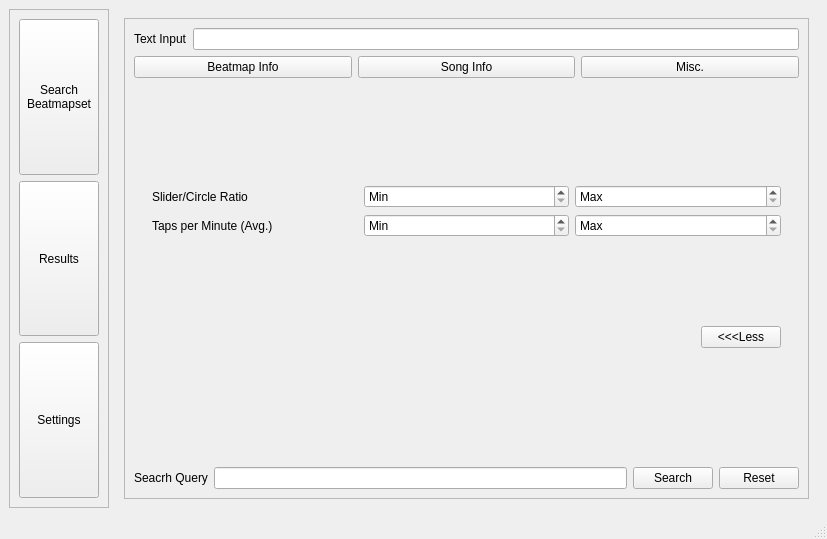
<?xml version="1.0" encoding="UTF-8"?>
<ui version="4.0">
 <class>MainWindow</class>
 <widget class="QMainWindow" name="MainWindow">
  <property name="geometry">
   <rect>
    <x>0</x>
    <y>0</y>
    <width>827</width>
    <height>539</height>
   </rect>
  </property>
  <property name="minimumSize">
   <size>
    <width>100</width>
    <height>100</height>
   </size>
  </property>
  <property name="windowTitle">
   <string>MainWindow</string>
  </property>
  <widget class="QWidget" name="centralwidget">
   <layout class="QGridLayout" name="gridLayout">
    <item row="0" column="0">
     <widget class="QScrollArea" name="scrollArea_2">
      <property name="sizePolicy">
       <sizepolicy hsizetype="Fixed" vsizetype="Expanding">
        <horstretch>0</horstretch>
        <verstretch>0</verstretch>
       </sizepolicy>
      </property>
      <property name="minimumSize">
       <size>
        <width>100</width>
        <height>0</height>
       </size>
      </property>
      <property name="widgetResizable">
       <bool>true</bool>
      </property>
      <widget class="QWidget" name="scrollAreaWidgetContents_2">
       <property name="geometry">
        <rect>
         <x>0</x>
         <y>0</y>
         <width>98</width>
         <height>476</height>
        </rect>
       </property>
       <layout class="QVBoxLayout" name="verticalLayout">
        <item>
         <widget class="QPushButton" name="searchTabButton">
          <property name="sizePolicy">
           <sizepolicy hsizetype="Minimum" vsizetype="Expanding">
            <horstretch>0</horstretch>
            <verstretch>0</verstretch>
           </sizepolicy>
          </property>
          <property name="text">
           <string>Search
Beatmapset</string>
          </property>
          <property name="checkable">
           <bool>true</bool>
          </property>
         </widget>
        </item>
        <item>
         <widget class="QPushButton" name="resultsTabButton">
          <property name="sizePolicy">
           <sizepolicy hsizetype="Minimum" vsizetype="Expanding">
            <horstretch>0</horstretch>
            <verstretch>0</verstretch>
           </sizepolicy>
          </property>
          <property name="text">
           <string>Results</string>
          </property>
          <property name="checkable">
           <bool>true</bool>
          </property>
         </widget>
        </item>
        <item>
         <widget class="QPushButton" name="settingsButton">
          <property name="sizePolicy">
           <sizepolicy hsizetype="Minimum" vsizetype="Expanding">
            <horstretch>0</horstretch>
            <verstretch>0</verstretch>
           </sizepolicy>
          </property>
          <property name="text">
           <string>Settings</string>
          </property>
          <property name="checkable">
           <bool>true</bool>
          </property>
         </widget>
        </item>
       </layout>
      </widget>
     </widget>
    </item>
    <item row="0" column="1">
     <widget class="QStackedWidget" name="stackedWidget">
      <property name="currentIndex">
       <number>0</number>
      </property>
      <widget class="QWidget" name="searchPage">
       <layout class="QGridLayout" name="gridLayout_3">
        <item row="0" column="0">
         <widget class="QScrollArea" name="scrollArea_3">
          <property name="widgetResizable">
           <bool>true</bool>
          </property>
          <widget class="QWidget" name="scrollAreaWidgetContents_3">
           <property name="geometry">
            <rect>
             <x>0</x>
             <y>0</y>
             <width>683</width>
             <height>458</height>
            </rect>
           </property>
           <layout class="QGridLayout" name="gridLayout_12">
            <item row="0" column="0">
             <layout class="QGridLayout" name="gridLayout_10">
              <item row="0" column="0">
               <layout class="QGridLayout" name="gridLayout_13">
                <item row="0" column="0">
                 <widget class="QLabel" name="label">
                  <property name="text">
                   <string>Text Input</string>
                  </property>
                 </widget>
                </item>
                <item row="0" column="1">
                 <widget class="QLineEdit" name="lineEdit_3"/>
                </item>
               </layout>
              </item>
              <item row="1" column="0">
               <layout class="QGridLayout" name="gridLayout_9">
                <item row="0" column="0">
                 <layout class="QGridLayout" name="gridLayout_16">
                  <item row="0" column="2">
                   <widget class="QPushButton" name="miscButton">
                    <property name="text">
                     <string>Misc.</string>
                    </property>
                   </widget>
                  </item>
                  <item row="0" column="0">
                   <widget class="QPushButton" name="beatmapInfoButton">
                    <property name="text">
                     <string>Beatmap Info</string>
                    </property>
                   </widget>
                  </item>
                  <item row="0" column="1">
                   <widget class="QPushButton" name="songInfoButton">
                    <property name="text">
                     <string>Song Info</string>
                    </property>
                   </widget>
                  </item>
                 </layout>
                </item>
               </layout>
              </item>
              <item row="2" column="0">
               <widget class="QStackedWidget" name="stackedWidget_2">
                <property name="currentIndex">
                 <number>1</number>
                </property>
                <widget class="QWidget" name="beatmapInfoPage">
                 <layout class="QGridLayout" name="gridLayout_19">
                  <item row="0" column="0">
                   <layout class="QGridLayout" name="gridLayout_18">
                    <item row="5" column="2">
                     <widget class="QDoubleSpinBox" name="odMax">
                      <property name="specialValueText">
                       <string>Max</string>
                      </property>
                      <property name="correctionMode">
                       <enum>QAbstractSpinBox::CorrectionMode::CorrectToNearestValue</enum>
                      </property>
                      <property name="maximum">
                       <double>10.000000000000000</double>
                      </property>
                      <property name="singleStep">
                       <double>0.100000000000000</double>
                      </property>
                      <property name="value">
                       <double>0.000000000000000</double>
                      </property>
                     </widget>
                    </item>
                    <item row="2" column="1">
                     <widget class="QDoubleSpinBox" name="csMin">
                      <property name="specialValueText">
                       <string>Min</string>
                      </property>
                      <property name="correctionMode">
                       <enum>QAbstractSpinBox::CorrectionMode::CorrectToNearestValue</enum>
                      </property>
                      <property name="maximum">
                       <double>15.000000000000000</double>
                      </property>
                      <property name="singleStep">
                       <double>0.100000000000000</double>
                      </property>
                     </widget>
                    </item>
                    <item row="6" column="0">
                     <widget class="QLabel" name="label_8">
                      <property name="text">
                       <string>BPM</string>
                      </property>
                     </widget>
                    </item>
                    <item row="5" column="1">
                     <widget class="QDoubleSpinBox" name="odMin">
                      <property name="specialValueText">
                       <string>Min</string>
                      </property>
                      <property name="correctionMode">
                       <enum>QAbstractSpinBox::CorrectionMode::CorrectToNearestValue</enum>
                      </property>
                      <property name="maximum">
                       <double>15.000000000000000</double>
                      </property>
                      <property name="singleStep">
                       <double>0.100000000000000</double>
                      </property>
                     </widget>
                    </item>
                    <item row="0" column="0">
                     <widget class="QLabel" name="label_9">
                      <property name="text">
                       <string>Status</string>
                      </property>
                     </widget>
                    </item>
                    <item row="6" column="1">
                     <widget class="QDoubleSpinBox" name="bpmMin">
                      <property name="specialValueText">
                       <string>Min</string>
                      </property>
                      <property name="correctionMode">
                       <enum>QAbstractSpinBox::CorrectionMode::CorrectToNearestValue</enum>
                      </property>
                      <property name="maximum">
                       <double>15.000000000000000</double>
                      </property>
                      <property name="singleStep">
                       <double>0.100000000000000</double>
                      </property>
                     </widget>
                    </item>
                    <item row="1" column="0">
                     <widget class="QLabel" name="label_3">
                      <property name="text">
                       <string>Stars</string>
                      </property>
                     </widget>
                    </item>
                    <item row="2" column="0">
                     <widget class="QLabel" name="label_4">
                      <property name="text">
                       <string>Circle Size</string>
                      </property>
                     </widget>
                    </item>
                    <item row="3" column="0">
                     <widget class="QLabel" name="label_5">
                      <property name="text">
                       <string>Approach Rate</string>
                      </property>
                     </widget>
                    </item>
                    <item row="3" column="1">
                     <widget class="QDoubleSpinBox" name="arMin">
                      <property name="specialValueText">
                       <string>Min</string>
                      </property>
                      <property name="correctionMode">
                       <enum>QAbstractSpinBox::CorrectionMode::CorrectToNearestValue</enum>
                      </property>
                      <property name="maximum">
                       <double>15.000000000000000</double>
                      </property>
                      <property name="singleStep">
                       <double>0.100000000000000</double>
                      </property>
                     </widget>
                    </item>
                    <item row="4" column="0">
                     <widget class="QLabel" name="label_6">
                      <property name="text">
                       <string>Hp Drain</string>
                      </property>
                     </widget>
                    </item>
                    <item row="5" column="0">
                     <widget class="QLabel" name="label_7">
                      <property name="text">
                       <string>Overall Difficulty</string>
                      </property>
                     </widget>
                    </item>
                    <item row="4" column="1">
                     <widget class="QDoubleSpinBox" name="hpMin">
                      <property name="specialValueText">
                       <string>Min</string>
                      </property>
                      <property name="correctionMode">
                       <enum>QAbstractSpinBox::CorrectionMode::CorrectToNearestValue</enum>
                      </property>
                      <property name="maximum">
                       <double>15.000000000000000</double>
                      </property>
                      <property name="singleStep">
                       <double>0.100000000000000</double>
                      </property>
                     </widget>
                    </item>
                    <item row="0" column="1">
                     <widget class="QComboBox" name="statusBox">
                      <property name="currentText">
                       <string>Any</string>
                      </property>
                      <item>
                       <property name="text">
                        <string>Any</string>
                       </property>
                      </item>
                      <item>
                       <property name="text">
                        <string>Ranked</string>
                       </property>
                      </item>
                      <item>
                       <property name="text">
                        <string>Loved</string>
                       </property>
                      </item>
                      <item>
                       <property name="text">
                        <string>Qualified</string>
                       </property>
                      </item>
                      <item>
                       <property name="text">
                        <string>Pending</string>
                       </property>
                      </item>
                      <item>
                       <property name="text">
                        <string>WIP</string>
                       </property>
                      </item>
                      <item>
                       <property name="text">
                        <string>Graveyard</string>
                       </property>
                      </item>
                     </widget>
                    </item>
                    <item row="6" column="2">
                     <widget class="QDoubleSpinBox" name="bpmMax">
                      <property name="specialValueText">
                       <string>Max</string>
                      </property>
                      <property name="correctionMode">
                       <enum>QAbstractSpinBox::CorrectionMode::CorrectToNearestValue</enum>
                      </property>
                      <property name="maximum">
                       <double>1000.000000000000000</double>
                      </property>
                      <property name="singleStep">
                       <double>0.100000000000000</double>
                      </property>
                     </widget>
                    </item>
                    <item row="1" column="2">
                     <widget class="QDoubleSpinBox" name="sMax">
                      <property name="buttonSymbols">
                       <enum>QAbstractSpinBox::ButtonSymbols::UpDownArrows</enum>
                      </property>
                      <property name="specialValueText">
                       <string>Max</string>
                      </property>
                      <property name="correctionMode">
                       <enum>QAbstractSpinBox::CorrectionMode::CorrectToNearestValue</enum>
                      </property>
                      <property name="showGroupSeparator" stdset="0">
                       <bool>false</bool>
                      </property>
                      <property name="prefix">
                       <string/>
                      </property>
                      <property name="decimals">
                       <number>2</number>
                      </property>
                      <property name="maximum">
                       <double>15.000000000000000</double>
                      </property>
                      <property name="singleStep">
                       <double>0.100000000000000</double>
                      </property>
                      <property name="value">
                       <double>0.000000000000000</double>
                      </property>
                     </widget>
                    </item>
                    <item row="2" column="2">
                     <widget class="QDoubleSpinBox" name="csMax">
                      <property name="specialValueText">
                       <string>Max</string>
                      </property>
                      <property name="correctionMode">
                       <enum>QAbstractSpinBox::CorrectionMode::CorrectToNearestValue</enum>
                      </property>
                      <property name="maximum">
                       <double>10.000000000000000</double>
                      </property>
                      <property name="singleStep">
                       <double>0.100000000000000</double>
                      </property>
                      <property name="value">
                       <double>0.000000000000000</double>
                      </property>
                     </widget>
                    </item>
                    <item row="3" column="2">
                     <widget class="QDoubleSpinBox" name="arMax">
                      <property name="specialValueText">
                       <string>Max</string>
                      </property>
                      <property name="correctionMode">
                       <enum>QAbstractSpinBox::CorrectionMode::CorrectToNearestValue</enum>
                      </property>
                      <property name="maximum">
                       <double>10.000000000000000</double>
                      </property>
                      <property name="singleStep">
                       <double>0.100000000000000</double>
                      </property>
                      <property name="value">
                       <double>0.000000000000000</double>
                      </property>
                     </widget>
                    </item>
                    <item row="4" column="2">
                     <widget class="QDoubleSpinBox" name="hpMax">
                      <property name="specialValueText">
                       <string>Max</string>
                      </property>
                      <property name="correctionMode">
                       <enum>QAbstractSpinBox::CorrectionMode::CorrectToNearestValue</enum>
                      </property>
                      <property name="maximum">
                       <double>10.000000000000000</double>
                      </property>
                      <property name="singleStep">
                       <double>0.100000000000000</double>
                      </property>
                      <property name="value">
                       <double>0.000000000000000</double>
                      </property>
                     </widget>
                    </item>
                    <item row="1" column="1">
                     <widget class="QDoubleSpinBox" name="sMin">
                      <property name="specialValueText">
                       <string>Min</string>
                      </property>
                      <property name="correctionMode">
                       <enum>QAbstractSpinBox::CorrectionMode::CorrectToNearestValue</enum>
                      </property>
                      <property name="decimals">
                       <number>2</number>
                      </property>
                      <property name="maximum">
                       <double>15.000000000000000</double>
                      </property>
                      <property name="singleStep">
                       <double>0.100000000000000</double>
                      </property>
                     </widget>
                    </item>
                   </layout>
                  </item>
                 </layout>
                </widget>
                <widget class="QWidget" name="miscInfoPage">
                 <layout class="QGridLayout" name="gridLayout_24">
                  <item row="0" column="0">
                   <layout class="QGridLayout" name="gridLayout_23">
                    <item row="0" column="0">
                     <widget class="QStackedWidget" name="stackedWidget_3">
                      <property name="currentIndex">
                       <number>1</number>
                      </property>
                      <widget class="QWidget" name="page">
                       <layout class="QGridLayout" name="gridLayout_28">
                        <item row="0" column="0">
                         <layout class="QGridLayout" name="gridLayout_27">
                          <item row="2" column="1">
                           <widget class="QComboBox" name="tagBox"/>
                          </item>
                          <item row="3" column="0">
                           <widget class="QLabel" name="label_17">
                            <property name="text">
                             <string>Search Limit</string>
                            </property>
                           </widget>
                          </item>
                          <item row="3" column="1">
                           <widget class="QSpinBox" name="spinBox">
                            <property name="maximum">
                             <number>60000</number>
                            </property>
                            <property name="value">
                             <number>1000</number>
                            </property>
                           </widget>
                          </item>
                          <item row="0" column="0">
                           <widget class="QLabel" name="label_14">
                            <property name="text">
                             <string>Genre</string>
                            </property>
                           </widget>
                          </item>
                          <item row="2" column="0">
                           <widget class="QLabel" name="label_16">
                            <property name="text">
                             <string>Tag</string>
                            </property>
                           </widget>
                          </item>
                          <item row="1" column="1">
                           <widget class="QComboBox" name="languageBox"/>
                          </item>
                          <item row="0" column="1">
                           <widget class="QComboBox" name="genreBox"/>
                          </item>
                          <item row="1" column="0">
                           <widget class="QLabel" name="label_15">
                            <property name="text">
                             <string>Language</string>
                            </property>
                           </widget>
                          </item>
                          <item row="4" column="1">
                           <layout class="QGridLayout" name="gridLayout_29">
                            <item row="0" column="1">
                             <widget class="QPushButton" name="moreButton">
                              <property name="toolTip">
                               <string>Very niche settings</string>
                              </property>
                              <property name="text">
                               <string>More&gt;&gt;&gt;</string>
                              </property>
                             </widget>
                            </item>
                            <item row="0" column="0">
                             <spacer name="horizontalSpacer_5">
                              <property name="orientation">
                               <enum>Qt::Orientation::Horizontal</enum>
                              </property>
                              <property name="sizeHint" stdset="0">
                               <size>
                                <width>40</width>
                                <height>20</height>
                               </size>
                              </property>
                             </spacer>
                            </item>
                           </layout>
                          </item>
                         </layout>
                        </item>
                       </layout>
                      </widget>
                      <widget class="QWidget" name="page_2">
                       <layout class="QGridLayout" name="gridLayout_31">
                        <item row="0" column="0">
                         <layout class="QGridLayout" name="gridLayout_30">
                          <item row="0" column="1">
                           <widget class="QDoubleSpinBox" name="sliderCircleRatioMin">
                            <property name="specialValueText">
                             <string>Min</string>
                            </property>
                           </widget>
                          </item>
                          <item row="0" column="0">
                           <widget class="QLabel" name="label_19">
                            <property name="text">
                             <string>Slider/Circle Ratio</string>
                            </property>
                           </widget>
                          </item>
                          <item row="0" column="2">
                           <widget class="QDoubleSpinBox" name="sliderCircleRatioMax">
                            <property name="specialValueText">
                             <string>Max</string>
                            </property>
                            <property name="maximum">
                             <double>99990000.000000000000000</double>
                            </property>
                           </widget>
                          </item>
                          <item row="1" column="0">
                           <widget class="QLabel" name="label_20">
                            <property name="text">
                             <string>Taps per Minute (Avg.)</string>
                            </property>
                           </widget>
                          </item>
                          <item row="1" column="1">
                           <widget class="QDoubleSpinBox" name="tpmMin">
                            <property name="specialValueText">
                             <string>Min</string>
                            </property>
                           </widget>
                          </item>
                          <item row="1" column="2">
                           <widget class="QDoubleSpinBox" name="tpmMax">
                            <property name="specialValueText">
                             <string>Max</string>
                            </property>
                           </widget>
                          </item>
                         </layout>
                        </item>
                        <item row="1" column="0">
                         <layout class="QGridLayout" name="gridLayout_32">
                          <item row="0" column="1">
                           <widget class="QPushButton" name="lessInfoButton">
                            <property name="text">
                             <string>&lt;&lt;&lt;Less</string>
                            </property>
                           </widget>
                          </item>
                          <item row="0" column="0">
                           <spacer name="horizontalSpacer_6">
                            <property name="orientation">
                             <enum>Qt::Orientation::Horizontal</enum>
                            </property>
                            <property name="sizeHint" stdset="0">
                             <size>
                              <width>40</width>
                              <height>20</height>
                             </size>
                            </property>
                           </spacer>
                          </item>
                         </layout>
                        </item>
                       </layout>
                      </widget>
                     </widget>
                    </item>
                   </layout>
                  </item>
                 </layout>
                </widget>
                <widget class="QWidget" name="songInfoPage">
                 <layout class="QGridLayout" name="gridLayout_21">
                  <item row="0" column="0">
                   <layout class="QGridLayout" name="gridLayout_20">
                    <item row="1" column="0">
                     <widget class="QLabel" name="label_11">
                      <property name="text">
                       <string>Artist</string>
                      </property>
                     </widget>
                    </item>
                    <item row="1" column="1">
                     <widget class="QLineEdit" name="artistLine"/>
                    </item>
                    <item row="2" column="1">
                     <widget class="QLineEdit" name="mapperLine"/>
                    </item>
                    <item row="2" column="0">
                     <widget class="QLabel" name="label_12">
                      <property name="text">
                       <string>Mapper</string>
                      </property>
                     </widget>
                    </item>
                    <item row="0" column="1">
                     <widget class="QLineEdit" name="titleLine"/>
                    </item>
                    <item row="0" column="0">
                     <widget class="QLabel" name="label_10">
                      <property name="text">
                       <string>Title</string>
                      </property>
                     </widget>
                    </item>
                    <item row="3" column="0">
                     <widget class="QLabel" name="label_13">
                      <property name="text">
                       <string>Lenght
(in seconds)</string>
                      </property>
                     </widget>
                    </item>
                    <item row="3" column="1">
                     <layout class="QGridLayout" name="gridLayout_22">
                      <item row="0" column="2">
                       <widget class="QSpinBox" name="lenghtMax">
                        <property name="specialValueText">
                         <string>Max</string>
                        </property>
                       </widget>
                      </item>
                      <item row="0" column="0">
                       <widget class="QSpinBox" name="lenghtMin">
                        <property name="specialValueText">
                         <string>Min</string>
                        </property>
                       </widget>
                      </item>
                      <item row="0" column="3">
                       <spacer name="horizontalSpacer_4">
                        <property name="orientation">
                         <enum>Qt::Orientation::Horizontal</enum>
                        </property>
                        <property name="sizeType">
                         <enum>QSizePolicy::Policy::Maximum</enum>
                        </property>
                        <property name="sizeHint" stdset="0">
                         <size>
                          <width>300</width>
                          <height>20</height>
                         </size>
                        </property>
                       </spacer>
                      </item>
                     </layout>
                    </item>
                   </layout>
                  </item>
                 </layout>
                </widget>
               </widget>
              </item>
             </layout>
            </item>
            <item row="1" column="0">
             <layout class="QGridLayout" name="gridLayout_17">
              <property name="topMargin">
               <number>10</number>
              </property>
              <item row="0" column="1">
               <widget class="QLineEdit" name="queryLine">
                <property name="text">
                 <string/>
                </property>
                <property name="readOnly">
                 <bool>true</bool>
                </property>
               </widget>
              </item>
              <item row="0" column="2">
               <widget class="QPushButton" name="searchButton">
                <property name="text">
                 <string>Search</string>
                </property>
               </widget>
              </item>
              <item row="0" column="0">
               <widget class="QLabel" name="label_2">
                <property name="text">
                 <string>Seacrh Query</string>
                </property>
               </widget>
              </item>
              <item row="0" column="3">
               <widget class="QPushButton" name="resetButton">
                <property name="text">
                 <string>Reset</string>
                </property>
               </widget>
              </item>
             </layout>
            </item>
           </layout>
          </widget>
         </widget>
        </item>
       </layout>
      </widget>
      <widget class="QWidget" name="resultsPage">
       <layout class="QGridLayout" name="gridLayout_2">
        <item row="0" column="0">
         <widget class="QScrollArea" name="scrollArea">
          <property name="widgetResizable">
           <bool>true</bool>
          </property>
          <widget class="QWidget" name="scrollAreaWidgetContents">
           <property name="geometry">
            <rect>
             <x>0</x>
             <y>0</y>
             <width>369</width>
             <height>153</height>
            </rect>
           </property>
           <layout class="QGridLayout" name="gridLayout_26">
            <item row="0" column="0">
             <layout class="QGridLayout" name="gridLayout_25">
              <item row="2" column="0" rowspan="2">
               <layout class="QGridLayout" name="gridLayout_14">
                <item row="0" column="0">
                 <widget class="QLabel" name="label_18">
                  <property name="text">
                   <string>Download Amount</string>
                  </property>
                 </widget>
                </item>
                <item row="0" column="3">
                 <widget class="QPushButton" name="downloadButton">
                  <property name="text">
                   <string>Download</string>
                  </property>
                 </widget>
                </item>
                <item row="0" column="2">
                 <widget class="QCheckBox" name="randomDownloadCheck">
                  <property name="text">
                   <string>Choose Randomly</string>
                  </property>
                 </widget>
                </item>
                <item row="0" column="1">
                 <widget class="QSpinBox" name="downloadAmount">
                  <property name="specialValueText">
                   <string>All</string>
                  </property>
                 </widget>
                </item>
               </layout>
              </item>
              <item row="0" column="0">
               <widget class="QTableWidget" name="resultsTable">
                <property name="sortingEnabled">
                 <bool>true</bool>
                </property>
                <column>
                 <property name="text">
                  <string>Title</string>
                 </property>
                 <property name="toolTip">
                  <string/>
                 </property>
                 <property name="whatsThis">
                  <string/>
                 </property>
                </column>
                <column>
                 <property name="text">
                  <string>Artist</string>
                 </property>
                </column>
                <column>
                 <property name="text">
                  <string>Mapper</string>
                 </property>
                </column>
                <column>
                 <property name="text">
                  <string>Beatmap Count</string>
                 </property>
                </column>
               </widget>
              </item>
             </layout>
            </item>
            <item row="1" column="0">
             <widget class="QProgressBar" name="progressBar">
              <property name="value">
               <number>0</number>
              </property>
              <property name="format">
               <string/>
              </property>
             </widget>
            </item>
           </layout>
          </widget>
         </widget>
        </item>
       </layout>
      </widget>
      <widget class="QWidget" name="settingsPage">
       <layout class="QGridLayout" name="gridLayout_4">
        <item row="0" column="0">
         <widget class="QScrollArea" name="scrollArea_4">
          <property name="widgetResizable">
           <bool>true</bool>
          </property>
          <widget class="QWidget" name="scrollAreaWidgetContents_4">
           <property name="geometry">
            <rect>
             <x>0</x>
             <y>0</y>
             <width>683</width>
             <height>458</height>
            </rect>
           </property>
           <layout class="QGridLayout" name="gridLayout_5">
            <item row="2" column="0">
             <layout class="QGridLayout" name="gridLayout_36">
              <item row="1" column="0">
               <layout class="QGridLayout" name="gridLayout_11">
                <item row="0" column="1">
                 <widget class="QPushButton" name="tempFolderInfo">
                  <property name="enabled">
                   <bool>true</bool>
                  </property>
                  <property name="maximumSize">
                   <size>
                    <width>25</width>
                    <height>16777215</height>
                   </size>
                  </property>
                  <property name="toolTip">
                   <string>&lt;html&gt;&lt;head/&gt;&lt;body&gt;&lt;p&gt;Files will be temporarily stored here until all of them are downloaded.&lt;/p&gt;&lt;p&gt;&lt;br/&gt;&lt;/p&gt;&lt;/body&gt;&lt;/html&gt;</string>
                  </property>
                  <property name="text">
                   <string>?</string>
                  </property>
                 </widget>
                </item>
                <item row="0" column="0">
                 <widget class="QPushButton" name="selectDLDir">
                  <property name="text">
                   <string>Select Temporary Download Folder</string>
                  </property>
                 </widget>
                </item>
               </layout>
              </item>
              <item row="3" column="1">
               <layout class="QGridLayout" name="gridLayout_6">
                <item row="0" column="0">
                 <widget class="QLabel" name="clientID">
                  <property name="text">
                   <string>Client ID</string>
                  </property>
                 </widget>
                </item>
                <item row="1" column="1">
                 <widget class="QLineEdit" name="clientSecretInput"/>
                </item>
                <item row="1" column="0">
                 <widget class="QLabel" name="clientSecret">
                  <property name="text">
                   <string>Client Secret</string>
                  </property>
                 </widget>
                </item>
                <item row="0" column="1">
                 <widget class="QLineEdit" name="clientIDINPUT"/>
                </item>
               </layout>
              </item>
              <item row="3" column="0">
               <layout class="QGridLayout" name="gridLayout_38">
                <item row="0" column="0">
                 <widget class="QPushButton" name="goClientURL">
                  <property name="text">
                   <string>Get My Client Credentials</string>
                  </property>
                 </widget>
                </item>
                <item row="1" column="0">
                 <layout class="QGridLayout" name="gridLayout_8">
                  <item row="1" column="0">
                   <spacer name="horizontalSpacer_2">
                    <property name="orientation">
                     <enum>Qt::Orientation::Horizontal</enum>
                    </property>
                    <property name="sizeHint" stdset="0">
                     <size>
                      <width>40</width>
                      <height>20</height>
                     </size>
                    </property>
                   </spacer>
                  </item>
                  <item row="1" column="2">
                   <spacer name="horizontalSpacer">
                    <property name="orientation">
                     <enum>Qt::Orientation::Horizontal</enum>
                    </property>
                    <property name="sizeHint" stdset="0">
                     <size>
                      <width>40</width>
                      <height>20</height>
                     </size>
                    </property>
                   </spacer>
                  </item>
                  <item row="1" column="1">
                   <widget class="QPushButton" name="whyButton">
                    <property name="toolTip">
                     <string>API needs a token to access and since I am not going to share my own credentials with everyone, you need to share it with the app. I could probably avoid this with some shenanigans but I am lazy :3</string>
                    </property>
                    <property name="text">
                     <string>Why do I enter these?</string>
                    </property>
                   </widget>
                  </item>
                 </layout>
                </item>
               </layout>
              </item>
              <item row="0" column="0">
               <widget class="QPushButton" name="osuFolderSelect">
                <property name="text">
                 <string>Select Osu Folder</string>
                </property>
               </widget>
              </item>
              <item row="0" column="1">
               <widget class="QLabel" name="osuFolderDir">
                <property name="text">
                 <string>*None*</string>
                </property>
               </widget>
              </item>
              <item row="1" column="1">
               <layout class="QGridLayout" name="gridLayout_37">
                <item row="0" column="0">
                 <widget class="QLabel" name="tempDLDir">
                  <property name="text">
                   <string>*None*</string>
                  </property>
                 </widget>
                </item>
               </layout>
              </item>
              <item row="2" column="0">
               <spacer name="verticalSpacer">
                <property name="orientation">
                 <enum>Qt::Orientation::Vertical</enum>
                </property>
                <property name="sizeType">
                 <enum>QSizePolicy::Policy::Maximum</enum>
                </property>
                <property name="sizeHint" stdset="0">
                 <size>
                  <width>20</width>
                  <height>40</height>
                 </size>
                </property>
               </spacer>
              </item>
             </layout>
            </item>
            <item row="3" column="0">
             <layout class="QGridLayout" name="gridLayout_15">
              <item row="0" column="1">
               <widget class="QPushButton" name="saveButton">
                <property name="text">
                 <string>Save</string>
                </property>
               </widget>
              </item>
              <item row="0" column="0">
               <spacer name="horizontalSpacer_3">
                <property name="orientation">
                 <enum>Qt::Orientation::Horizontal</enum>
                </property>
                <property name="sizeHint" stdset="0">
                 <size>
                  <width>40</width>
                  <height>20</height>
                 </size>
                </property>
               </spacer>
              </item>
             </layout>
            </item>
           </layout>
          </widget>
         </widget>
        </item>
       </layout>
      </widget>
     </widget>
    </item>
   </layout>
  </widget>
  <widget class="QMenuBar" name="menubar">
   <property name="geometry">
    <rect>
     <x>0</x>
     <y>0</y>
     <width>827</width>
     <height>22</height>
    </rect>
   </property>
  </widget>
  <widget class="QStatusBar" name="statusbar"/>
 </widget>
 <resources/>
 <connections/>
</ui>
